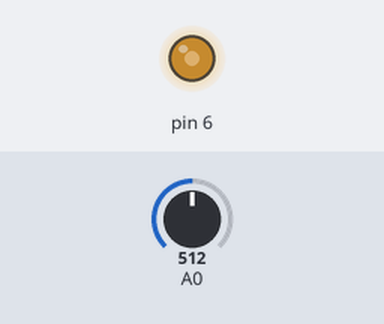
A sketch run on a simulated Arduino Uno, built with avr-gcc and run on an emulated ATmega328P. Parts: output pins drawn as LEDs (lit = HIGH). The test bench sets the inputs (shaded band); at power-on: A0 = 512.

Above: at 1.2 s.
1.3 s: A0 set to 716
At 2.4 s:
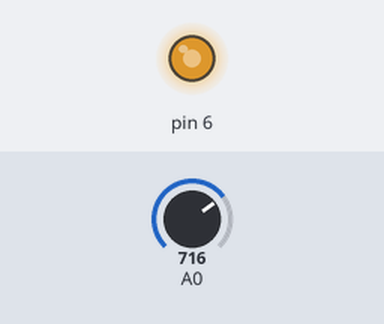
2.8 s: A0 set to 900
At 3.9 s:
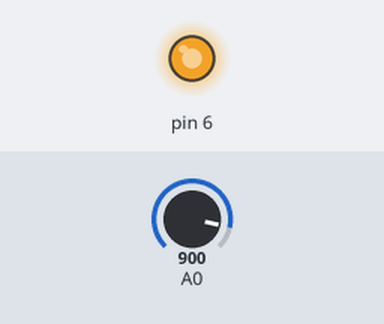
4.3 s: A0 set to 122
At 4.6 s:
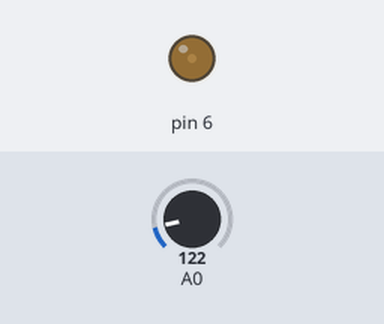
5.8 s: A0 set to 0
At 7.2 s:
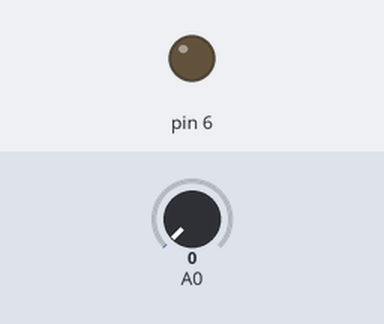
Timing chart, 0 to 8.3 s (numbered marks = the images above; inputs shaded):
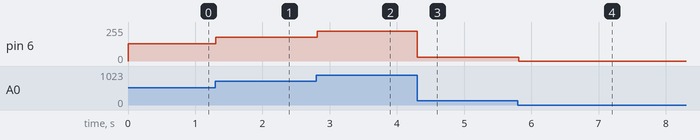

Measured:
- after the input at 1.3 s, pin 6: 128/255 → 179/255 at once
- after the input at 2.8 s, pin 6: 179/255 → 225/255 at once
- after the input at 4.3 s, pin 6: 225/255 → 30/255 at once
- after the input at 5.8 s, pin 6: 30/255 → 0/255 at once

The sketch:

pwm.ino
```cpp
  unsigned short value = 0;

void setup() {
 pinMode(6, OUTPUT);


}

void loop()
{
 value = analogRead(A0);
 analogWrite(6, value/4);
 delay (20);
}
```
